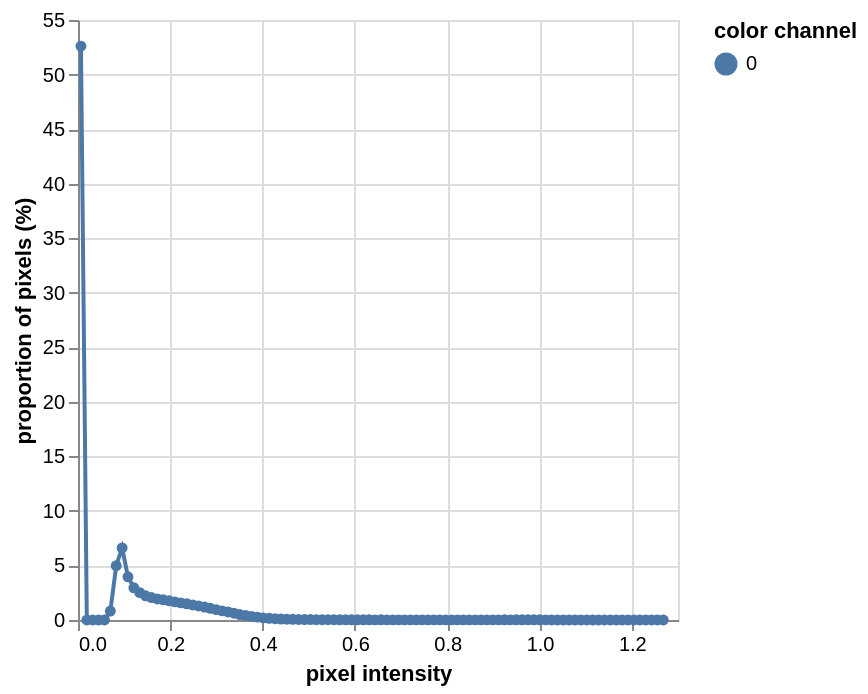

The notebook cell this image was saved under:
### Markdown cell above
# Step 4: Threshold grayscale image to create a binary mask
Visualize the distribution of pixel intensities in the grayscale image. Next create a list of a few values to test as possible thresholds for the binary mask using [*pcv.threshold.binary*](https://docs.plantcv.org/en/stable/binary_threshold/). Look for where most of the remaining pixels resemble flower color.

### Code cell
# Display histogram to visualize grayscale values for thresholding
pcv.visualize.histogram(img=gray_v)

# Cycle through some values for the thresholding and look at them
threshvals = [0.25, 0.35, 0.45, 0.55, 0.65, 0.75, 0.85, 0.95, 1.0]
pcv.params.debug = None

# Create a list to pass threshold values through for testing
masked_list = []
for i in threshvals:
    mask = pcv.threshold.binary(gray_v, threshold=i)
    masked = pcv.apply_mask(img.thumb, mask, mask_color="black")
    masked_list.append(masked)

pcv.params.debug = "plot"

# Shows all thresholded outputs in a tiled graphic for easier comparison
tiled = pcv.visualize.tile(masked_list, ncol=3)

### Figure 1 — Vega-Lite specification as saved in the notebook (floating-point values rounded to 4 significant figures)
{"config": {"view": {"continuousWidth": 300, "continuousHeight": 300}}, "data": {"name": "data-aacc3841b0f80c6881e37755579d7a71"}, "mark": {"type": "line", "point": true}, "encoding": {"color": {"field": "color channel", "type": "nominal"}, "tooltip": [{"field": "pixel intensity", "type": "quantitative"}, {"field": "proportion of pixels (%)", "type": "quantitative"}], "x": {"field": "pixel intensity", "type": "quantitative"}, "y": {"field": "proportion of pixels (%)", "type": "quantitative"}}, "$schema": "https://vega.github.io/schema/vega-lite/v5.20.1.json", "datasets": {"data-aacc3841b0f80c6881e37755579d7a71": [{"pixel intensity": 0.006373, "proportion of pixels (%)": 52.61, "hist_count": 525467, "color channel": "0"}, {"pixel intensity": 0.01912, "proportion of pixels (%)": 0.0, "hist_count": 0, "color channel": "0"}, {"pixel intensity": 0.03186, "proportion of pixels (%)": 0.0, "hist_count": 0, "color channel": "0"}, {"pixel intensity": 0.04461, "proportion of pixels (%)": 0.0001001, "hist_count": 1, "color channel": "0"}, {"pixel intensity": 0.05736, "proportion of pixels (%)": 0.006507, "hist_count": 65, "color channel": "0"}, {"pixel intensity": 0.0701, "proportion of pixels (%)": 0.818, "hist_count": 8171, "color channel": "0"}, {"pixel intensity": 0.08285, "proportion of pixels (%)": 4.975, "hist_count": 49689, "color channel": "0"}, {"pixel intensity": 0.09559, "proportion of pixels (%)": 6.601, "hist_count": 65934, "color channel": "0"}, {"pixel intensity": 0.1083, "proportion of pixels (%)": 3.955, "hist_count": 39510, "color channel": "0"}, {"pixel intensity": 0.1211, "proportion of pixels (%)": 2.951, "hist_count": 29481, "color channel": "0"}, {"pixel intensity": 0.1338, "proportion of pixels (%)": 2.508, "hist_count": 25053, "color channel": "0"}, {"pixel intensity": 0.1466, "proportion of pixels (%)": 2.221, "hist_count": 22189, "color channel": "0"}, {"pixel intensity": 0.1593, "proportion of pixels (%)": 2.057, "hist_count": 20547, "color channel": "0"}, {"pixel intensity": 0.1721, "proportion of pixels (%)": 1.929, "hist_count": 19270, "color channel": "0"}, {"pixel intensity": 0.1848, "proportion of pixels (%)": 1.849, "hist_count": 18471, "color channel": "0"}, {"pixel intensity": 0.1976, "proportion of pixels (%)": 1.758, "hist_count": 17556, "color channel": "0"}, {"pixel intensity": 0.2103, "proportion of pixels (%)": 1.661, "hist_count": 16594, "color channel": "0"}, {"pixel intensity": 0.223, "proportion of pixels (%)": 1.571, "hist_count": 15690, "color channel": "0"}, {"pixel intensity": 0.2358, "proportion of pixels (%)": 1.485, "hist_count": 14837, "color channel": "0"}, {"pixel intensity": 0.2485, "proportion of pixels (%)": 1.38, "hist_count": 13782, "color channel": "0"}, {"pixel intensity": 0.2613, "proportion of pixels (%)": 1.284, "hist_count": 12822, "color channel": "0"}, {"pixel intensity": 0.274, "proportion of pixels (%)": 1.184, "hist_count": 11822, "color channel": "0"}, {"pixel intensity": 0.2868, "proportion of pixels (%)": 1.075, "hist_count": 10736, "color channel": "0"}, {"pixel intensity": 0.2995, "proportion of pixels (%)": 0.9518, "hist_count": 9507, "color channel": "0"}, {"pixel intensity": 0.3123, "proportion of pixels (%)": 0.8354, "hist_count": 8345, "color channel": "0"}, {"pixel intensity": 0.325, "proportion of pixels (%)": 0.7417, "hist_count": 7409, "color channel": "0"}, {"pixel intensity": 0.3378, "proportion of pixels (%)": 0.62, "hist_count": 6193, "color channel": "0"}, {"pixel intensity": 0.3505, "proportion of pixels (%)": 0.504, "hist_count": 5034, "color channel": "0"}, {"pixel intensity": 0.3633, "proportion of pixels (%)": 0.4168, "hist_count": 4163, "color channel": "0"}, {"pixel intensity": 0.376, "proportion of pixels (%)": 0.3305, "hist_count": 3301, "color channel": "0"}, {"pixel intensity": 0.3887, "proportion of pixels (%)": 0.2632, "hist_count": 2629, "color channel": "0"}, {"pixel intensity": 0.4015, "proportion of pixels (%)": 0.1963, "hist_count": 1961, "color channel": "0"}, {"pixel intensity": 0.4142, "proportion of pixels (%)": 0.1567, "hist_count": 1565, "color channel": "0"}, {"pixel intensity": 0.427, "proportion of pixels (%)": 0.1219, "hist_count": 1218, "color channel": "0"}, {"pixel intensity": 0.4397, "proportion of pixels (%)": 0.0877, "hist_count": 876, "color channel": "0"}, {"pixel intensity": 0.4525, "proportion of pixels (%)": 0.07619, "hist_count": 761, "color channel": "0"}, {"pixel intensity": 0.4652, "proportion of pixels (%)": 0.06187, "hist_count": 618, "color channel": "0"}, {"pixel intensity": 0.478, "proportion of pixels (%)": 0.04845, "hist_count": 484, "color channel": "0"}, {"pixel intensity": 0.4907, "proportion of pixels (%)": 0.04325, "hist_count": 432, "color channel": "0"}, {"pixel intensity": 0.5035, "proportion of pixels (%)": 0.03774, "hist_count": 377, "color channel": "0"}, {"pixel intensity": 0.5162, "proportion of pixels (%)": 0.02943, "hist_count": 294, "color channel": "0"}, {"pixel intensity": 0.5289, "proportion of pixels (%)": 0.02303, "hist_count": 230, "color channel": "0"}, {"pixel intensity": 0.5417, "proportion of pixels (%)": 0.02503, "hist_count": 250, "color channel": "0"}, {"pixel intensity": 0.5544, "proportion of pixels (%)": 0.02473, "hist_count": 247, "color channel": "0"}, {"pixel intensity": 0.5672, "proportion of pixels (%)": 0.02042, "hist_count": 204, "color channel": "0"}, {"pixel intensity": 0.5799, "proportion of pixels (%)": 0.01772, "hist_count": 177, "color channel": "0"}, {"pixel intensity": 0.5927, "proportion of pixels (%)": 0.01872, "hist_count": 187, "color channel": "0"}, {"pixel intensity": 0.6054, "proportion of pixels (%)": 0.01482, "hist_count": 148, "color channel": "0"}, {"pixel intensity": 0.6182, "proportion of pixels (%)": 0.01692, "hist_count": 169, "color channel": "0"}, {"pixel intensity": 0.6309, "proportion of pixels (%)": 0.01672, "hist_count": 167, "color channel": "0"}, {"pixel intensity": 0.6437, "proportion of pixels (%)": 0.01332, "hist_count": 133, "color channel": "0"}, {"pixel intensity": 0.6564, "proportion of pixels (%)": 0.01622, "hist_count": 162, "color channel": "0"}, {"pixel intensity": 0.6691, "proportion of pixels (%)": 0.01332, "hist_count": 133, "color channel": "0"}, {"pixel intensity": 0.6819, "proportion of pixels (%)": 0.01261, "hist_count": 126, "color channel": "0"}, {"pixel intensity": 0.6946, "proportion of pixels (%)": 0.01161, "hist_count": 116, "color channel": "0"}, {"pixel intensity": 0.7074, "proportion of pixels (%)": 0.01131, "hist_count": 113, "color channel": "0"}, {"pixel intensity": 0.7201, "proportion of pixels (%)": 0.01241, "hist_count": 124, "color channel": "0"}, {"pixel intensity": 0.7329, "proportion of pixels (%)": 0.01251, "hist_count": 125, "color channel": "0"}, {"pixel intensity": 0.7456, "proportion of pixels (%)": 0.01221, "hist_count": 122, "color channel": "0"}, {"pixel intensity": 0.7584, "proportion of pixels (%)": 0.01271, "hist_count": 127, "color channel": "0"}, {"pixel intensity": 0.7711, "proportion of pixels (%)": 0.01211, "hist_count": 121, "color channel": "0"}, {"pixel intensity": 0.7839, "proportion of pixels (%)": 0.01111, "hist_count": 111, "color channel": "0"}, {"pixel intensity": 0.7966, "proportion of pixels (%)": 0.01041, "hist_count": 104, "color channel": "0"}, {"pixel intensity": 0.8093, "proportion of pixels (%)": 0.01001, "hist_count": 100, "color channel": "0"}, {"pixel intensity": 0.8221, "proportion of pixels (%)": 0.01121, "hist_count": 112, "color channel": "0"}, {"pixel intensity": 0.8348, "proportion of pixels (%)": 0.01121, "hist_count": 112, "color channel": "0"}, {"pixel intensity": 0.8476, "proportion of pixels (%)": 0.01161, "hist_count": 116, "color channel": "0"}, {"pixel intensity": 0.8603, "proportion of pixels (%)": 0.01271, "hist_count": 127, "color channel": "0"}, {"pixel intensity": 0.8731, "proportion of pixels (%)": 0.01111, "hist_count": 111, "color channel": "0"}, {"pixel intensity": 0.8858, "proportion of pixels (%)": 0.01251, "hist_count": 125, "color channel": "0"}, {"pixel intensity": 0.8986, "proportion of pixels (%)": 0.01271, "hist_count": 127, "color channel": "0"}, {"pixel intensity": 0.9113, "proportion of pixels (%)": 0.01311, "hist_count": 131, "color channel": "0"}, {"pixel intensity": 0.9241, "proportion of pixels (%)": 0.01412, "hist_count": 141, "color channel": "0"}, {"pixel intensity": 0.9368, "proportion of pixels (%)": 0.01352, "hist_count": 135, "color channel": "0"}, {"pixel intensity": 0.9496, "proportion of pixels (%)": 0.01432, "hist_count": 143, "color channel": "0"}, {"pixel intensity": 0.9623, "proportion of pixels (%)": 0.01642, "hist_count": 164, "color channel": "0"}, {"pixel intensity": 0.975, "proportion of pixels (%)": 0.02253, "hist_count": 225, "color channel": "0"}, {"pixel intensity": 0.9878, "proportion of pixels (%)": 0.01802, "hist_count": 180, "color channel": "0"}, {"pixel intensity": 1.001, "proportion of pixels (%)": 0.01632, "hist_count": 163, "color channel": "0"}, {"pixel intensity": 1.013, "proportion of pixels (%)": 0.01121, "hist_count": 112, "color channel": "0"}, {"pixel intensity": 1.026, "proportion of pixels (%)": 0.008309, "hist_count": 83, "color channel": "0"}, {"pixel intensity": 1.039, "proportion of pixels (%)": 0.005907, "hist_count": 59, "color channel": "0"}, {"pixel intensity": 1.052, "proportion of pixels (%)": 0.004906, "hist_count": 49, "color channel": "0"}, {"pixel intensity": 1.064, "proportion of pixels (%)": 0.004505, "hist_count": 45, "color channel": "0"}, {"pixel intensity": 1.077, "proportion of pixels (%)": 0.003504, "hist_count": 35, "color channel": "0"}, {"pixel intensity": 1.09, "proportion of pixels (%)": 0.0008009, "hist_count": 8, "color channel": "0"}, {"pixel intensity": 1.102, "proportion of pixels (%)": 0.0004005, "hist_count": 4, "color channel": "0"}, {"pixel intensity": 1.115, "proportion of pixels (%)": 0.0003003, "hist_count": 3, "color channel": "0"}, {"pixel intensity": 1.128, "proportion of pixels (%)": 0.0001001, "hist_count": 1, "color channel": "0"}, {"pixel intensity": 1.141, "proportion of pixels (%)": 0.0, "hist_count": 0, "color channel": "0"}, {"pixel intensity": 1.153, "proportion of pixels (%)": 0.0, "hist_count": 0, "color channel": "0"}, {"pixel intensity": 1.166, "proportion of pixels (%)": 0.0, "hist_count": 0, "color channel": "0"}, {"pixel intensity": 1.179, "proportion of pixels (%)": 0.0001001, "hist_count": 1, "color channel": "0"}, {"pixel intensity": 1.192, "proportion of pixels (%)": 0.0, "hist_count": 0, "color channel": "0"}, {"pixel intensity": 1.204, "proportion of pixels (%)": 0.0, "hist_count": 0, "color channel": "0"}, {"pixel intensity": 1.217, "proportion of pixels (%)": 0.0, "hist_count": 0, "color channel": "0"}, {"pixel intensity": 1.23, "proportion of pixels (%)": 0.0002002, "hist_count": 2, "color channel": "0"}, {"pixel intensity": 1.243, "proportion of pixels (%)": 0.0002002, "hist_count": 2, "color channel": "0"}, {"pixel intensity": 1.255, "proportion of pixels (%)": 0.0001001, "hist_count": 1, "color channel": "0"}, {"pixel intensity": 1.268, "proportion of pixels (%)": 0.0001001, "hist_count": 1, "color channel": "0"}]}}
